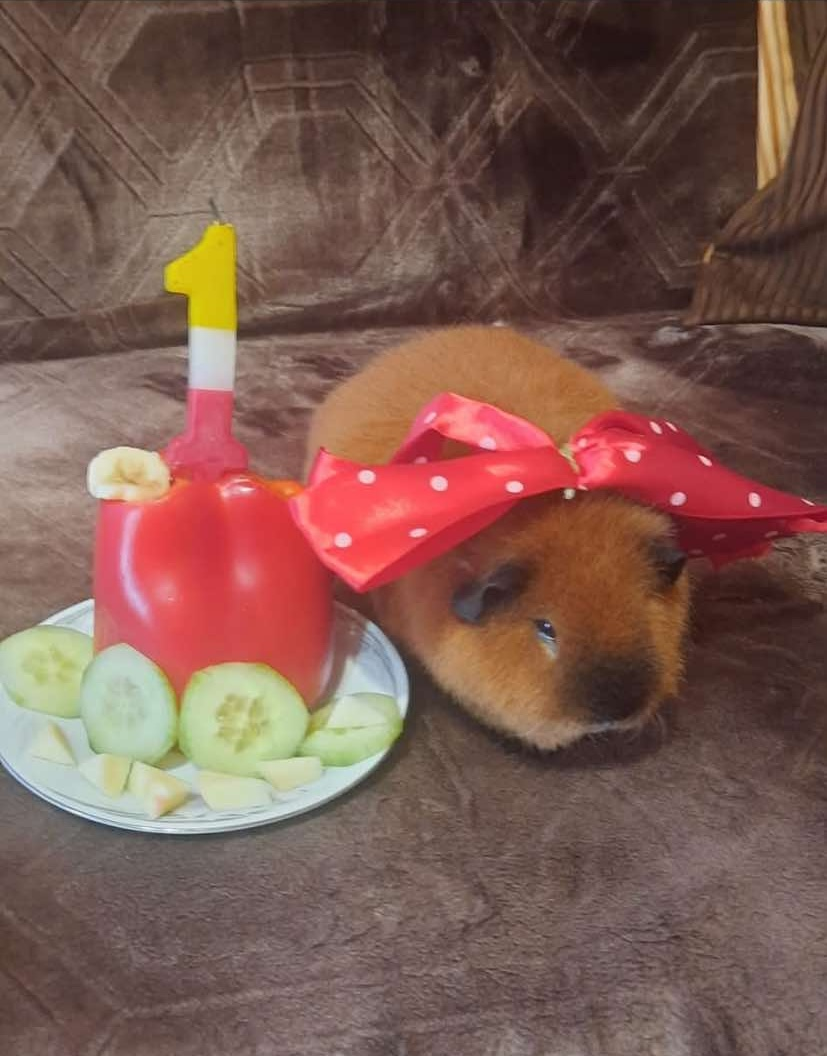
#> input picture sadeq.jpg, 827 x 1056 px
$ python Ex5.py
#> lines starting #> are read from the running program, lines starting #| are printed output that depends on the picture
import cv2
# ex.5
image4 = cv2.imread('sadeq.jpg')
#> image4 is the input picture: shape (1056, 827, 3); mean B, G, R 80.7, 90.2, 124.7
if image4 is None:
    print("ERROR: Could not read image")
    exit()
cv2.imshow('Before', image4)
(h,w) = image4.shape[:2]
#> h = 1056; w = 827

(cX, cY) = (w // 2, h // 2)
#> cX = 413; cY = 528
tr = image4[0:cY, cX:w]
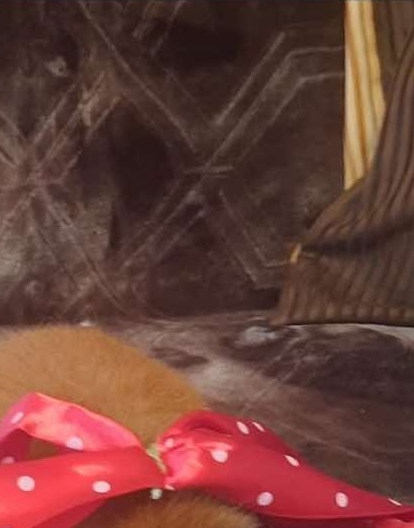
#> tr: shape (528, 414, 3); mean B, G, R 55.8, 62.7, 107.2
tl = image4[0:cY, 0:cX]
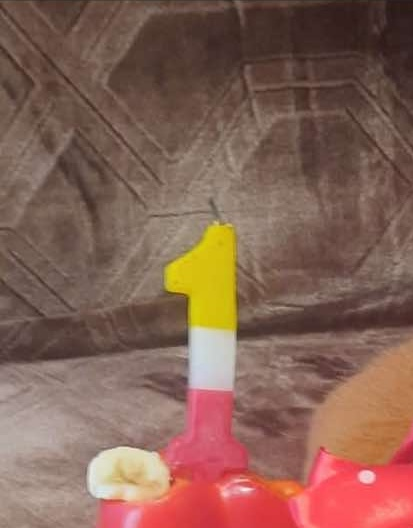
#> tl: shape (528, 413, 3); mean B, G, R 84.8, 98.1, 134.3
br = image4[cY:h, cX:w]
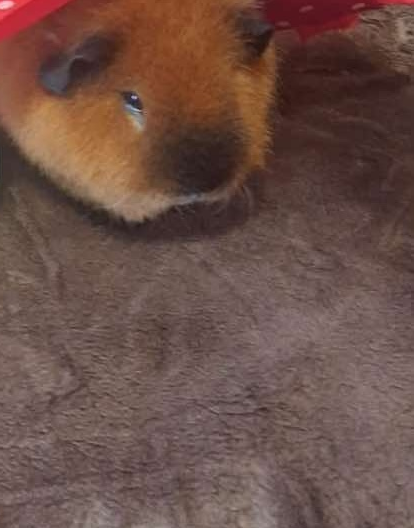
#> br: shape (528, 414, 3); mean B, G, R 71, 79.1, 107.1
bl = image4[cY:h, 0:cX]
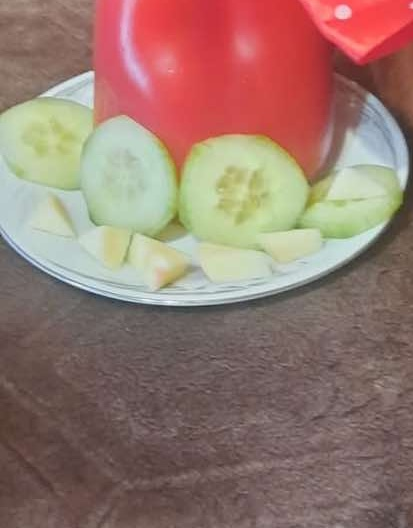
#> bl: shape (528, 413, 3); mean B, G, R 111.1, 120.8, 150.1

image4[0:cY, 0:cX] = (255,0,0)
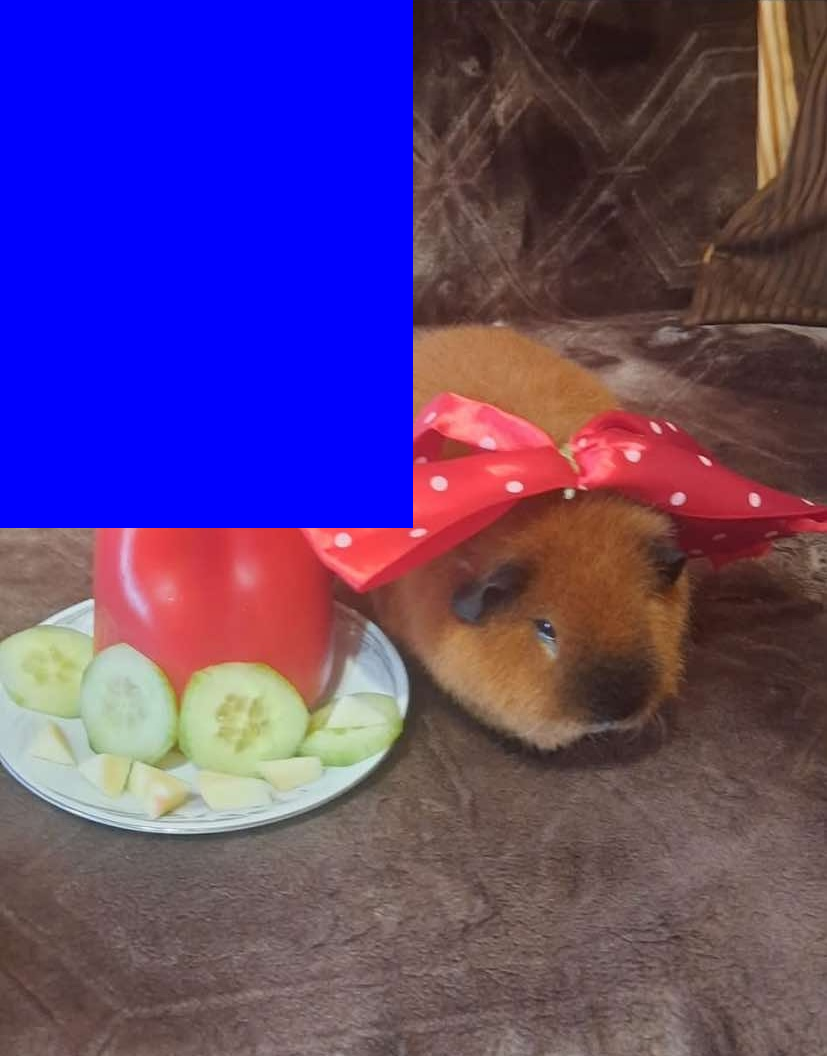
#> image4: shape (1056, 827, 3); mean B, G, R 123.2, 65.7, 91.1
cv2.imshow('After changing the top-left corner to blue', image4)

cv2.waitKey(0)
cv2.destroyAllWindows()
